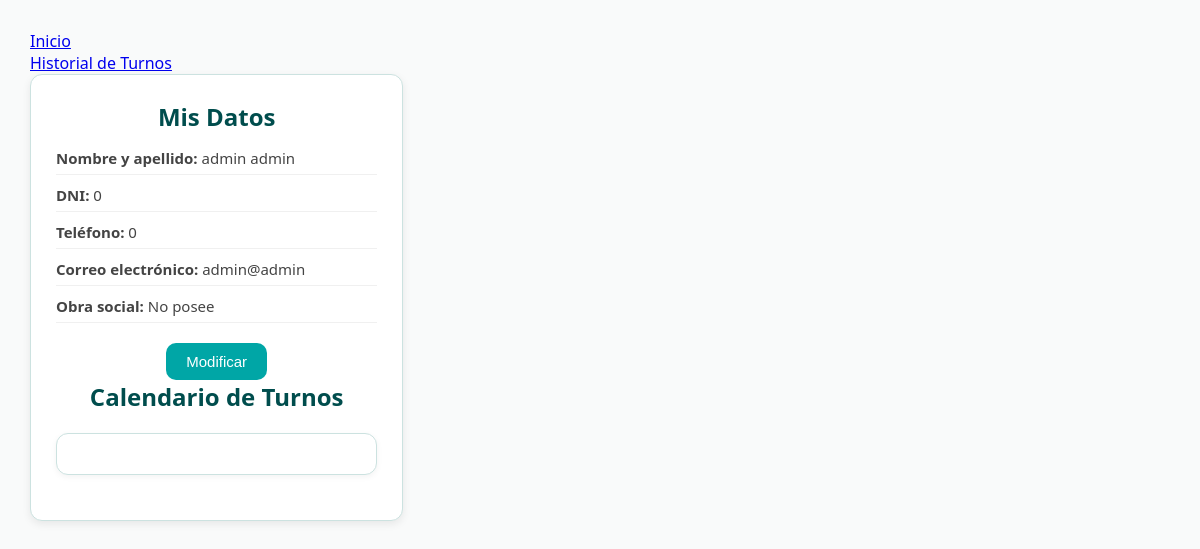
Page /php/usuario/perfil.php (signed in) on the committed database.
### tables this page shows
CREATE TABLE `usuarios` (
  `id_usuario` int(11) NOT NULL,
  `nombre` varchar(30) NOT NULL,
  `apellido` varchar(30) NOT NULL,
  `dni` int(8) NOT NULL,
  `telefono` bigint(20) NOT NULL,
  `obra_social` varchar(30) NOT NULL,
  `email` varchar(30) NOT NULL,
  `contrasenia` varchar(255) NOT NULL,
  `rol` tinyint(1) NOT NULL
);

### php/usuario/perfil.php (the view, shortened to what this page needs)
<?php
  include('../conexion.php');
?>
<!DOCTYPE html>
<html lang="es">
  <head>
    <link rel="stylesheet" type="text/css" href="../../css/perfil.css">
    <link href="https://cdn.jsdelivr.net/npm/fullcalendar@6.1.15/index.global.min.css" rel="stylesheet">
  </head>
  <body>
    <a href='inicio.php'>Inicio</a><br>
    <a href='../turnos/historialturnos.php'>Historial de Turnos</a><br>
    <div class="layout">
      <div class="user-info">
        <h2>Mis Datos</h2>
        <?php
          $id = $_SESSION['idusuario'];
          $sql = "SELECT * FROM usuarios WHERE id_usuario ='".$id."'";
          $resultado = mysqli_query($conexion, $sql);
          while ($arreglo = mysqli_fetch_assoc($resultado))
          {
            echo "<p><strong>Nombre y apellido:</strong> " . htmlspecialchars($arreglo['nombre']) ." ". htmlspecialchars($arreglo['apellido']) . "</p>";
            echo "<p><strong>DNI:</strong> " . htmlspecialchars($arreglo['dni']) . "</p>";
            echo "<p><strong>Teléfono:</strong> " . htmlspecialchars($arreglo['telefono']) . "</p>";
            echo "<p><strong>Correo electrónico:</strong> " . htmlspecialchars($arreglo['email']) . "</p>";
            if ($arreglo['obra_social']){
              echo "<p><strong>Obra social:</strong> " . htmlspecialchars($arreglo['obra_social']) . "</p>";
            }else{
              echo "<p><strong>Obra social:</strong> No posee</p>";
            }
            echo "<form action='modificarusuario.php' method='POST'>
                    <input type='submit' value='Modificar'>
                  </form>";
          }
        ?>
        <h2>Calendario de Turnos</h2>
        <div id="calendar">
        </div>
      </div>
    </div>
  </body>
</html>

### css/perfil.css (style rules this page uses)
@media screen and (min-width: 768px) { .layout { grid-template-columns: 1fr; } }
@media screen and (min-width: 768px) { body { margin: 0; padding: 30px; font-family: 'Segoe UI', Tahoma, Geneva, Verdana, sans-serif; background: #f9fafa; color: #333; } }
@media screen and (min-width: 768px) { .layout { display: grid; grid-template-columns: 1fr 2fr; gap: 20px; align-items: start; } }
@media screen and (min-width: 768px) { .user-info { background: #ffffff; padding: 25px; border: 1px solid #cce2e0; border-radius: 12px; box-shadow: 0 3px 8px rgba(0,0,0,0.08); } }
@media screen and (min-width: 768px) { .user-info h2 { margin-top: 0; margin-bottom: 15px; color: #004d4d; text-align: center; } }
@media screen and (min-width: 768px) { .user-info p { margin: 10px 0; font-size: 15px; color: #444; border-bottom: 1px solid #f0f0f0; padding-bottom: 6px; } }
@media screen and (min-width: 768px) { .user-info form { text-align: center; margin-top: 20px; } }
@media screen and (min-width: 768px) { .user-info input[type="submit"] { background: #00a6a6; color: #fff; border: none; padding: 10px 20px; border-radius: 10px; cursor: pointer; font-size: 15px; font-weight: 500; transition: 0.3s; } }
@media screen and (min-width: 768px) { #calendar { background: #ffffff; padding: 20px; border-radius: 12px; border: 1px solid #cce2e0; box-shadow: 0 2px 6px rgba(0,0,0,0.05); } }

### php/usuario/perfil.php (style rules this page uses)
#calendar { max-width: 900px; margin: 20px auto; }

### rows in the picture
usuarios: nombre "admin", apellido "admin", dni "0", telefono "0", email "admin@admin", shows "Obra social:", obra_social "No posee"
